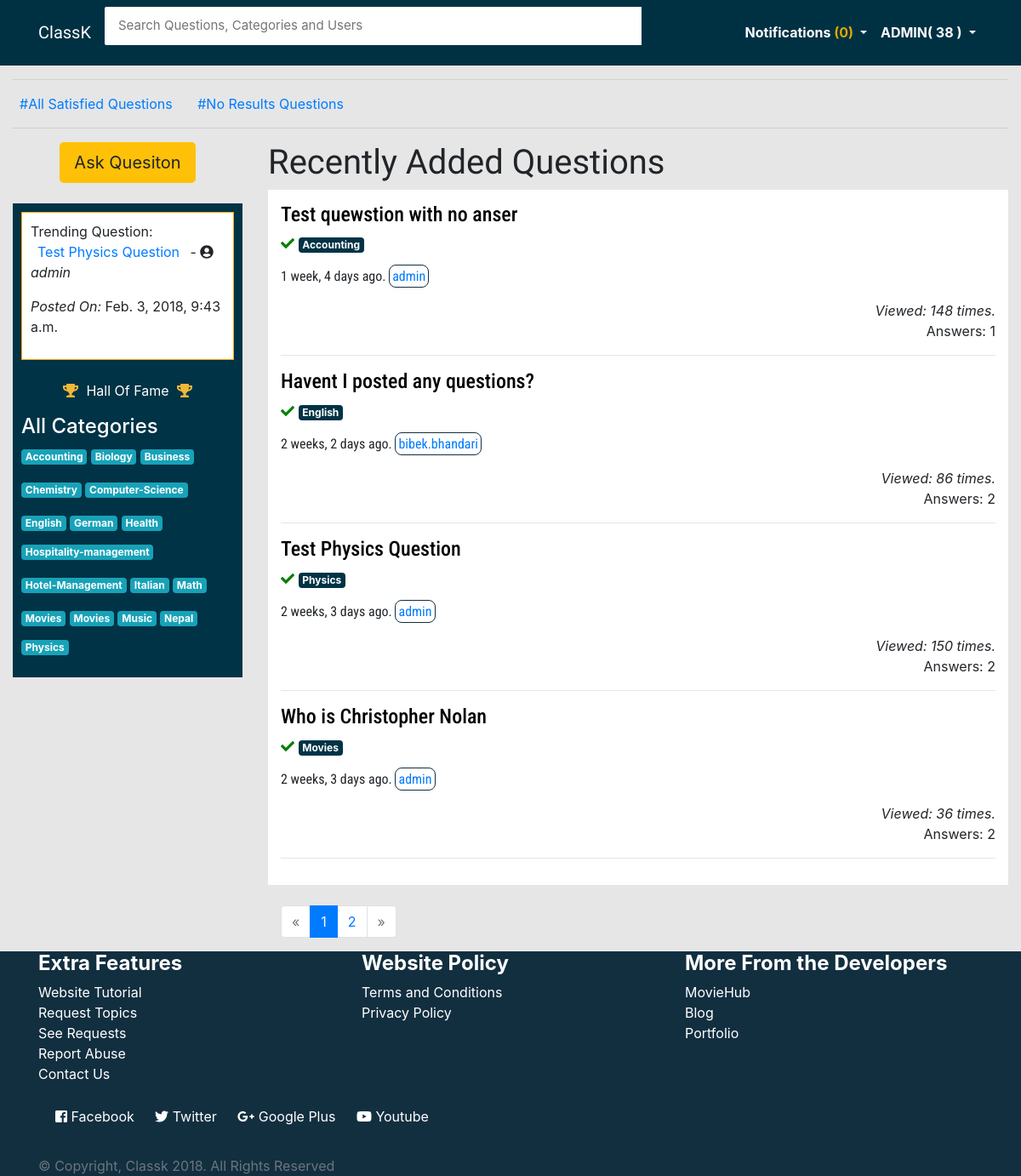
Before: / (signed in) with the older database file.
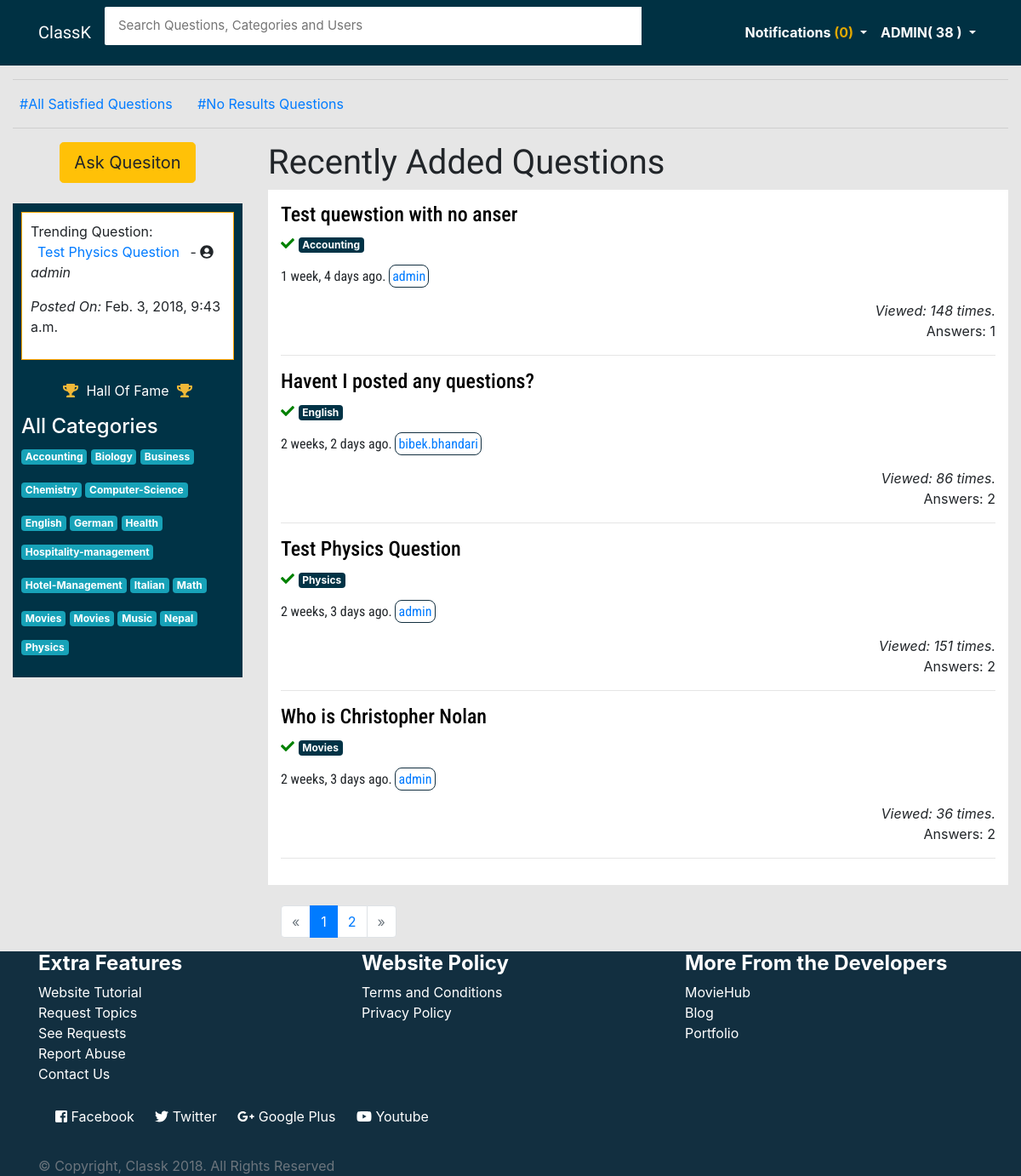
After: the same page with the newer database file.
### main/models.py (models this page shows, shortened)
class Question(models.Model):
    user = models.ForeignKey(User, on_delete=models.CASCADE)
    title = models.CharField(max_length=150, default='Short title of your problem')
    description = models.TextField(max_length=3000)
    slug = models.SlugField(max_length=140, unique=True)
    date = models.DateTimeField(null=True, default=timezone.now())
    category = models.ForeignKey(Category, null=True, default=None)
    satisfied = models.BooleanField(default=False)
    viewed = models.IntegerField(default=0)
    def __str__(self):
        return self.title

class Category(models.Model):
    category = models.CharField(max_length=50)
    def __str__(self):
        return self.category

### main/views.py (the view, shortened to what this page needs)
# urls.py: 2. Add a URL to urlpatterns:  url(r'^$', views.home, name='home')
def home(request):
    questions = Question.objects.all().order_by("-date")
    if request.user.is_authenticated():
        notifications = Notification.objects.filter(user=request.user, read=False)
        notif_counts = notifications.count()
        points = Profile.objects.get(user=request.user)
        score = points.points
    else:
        notifications = 'None'
        notif_counts = 0
        points = 'None'
        score = 0
    results = Question.objects.annotate(num_answers=Count('answer')).order_by("-date")
    categories = Category.objects.all().order_by('category')
    page = request.GET.get('page', 1)
    paginator = Paginator(results,4)
    try:
        results = paginator.page(page)
    except PageNotAnInteger:
        results = paginator.page(1)
    except EmptyPage:
        results = paginator.page(paginator.num_pages)
    trending_question = Question.objects.all()
    for t in trending_question:
        po = t.viewed
        trend_counter.append(po)
    new_trend = sorted(trend_counter)
    trend_index = new_trend[len(new_trend)-1]
    trend = Question.objects.get(viewed=trend_index)
    query= request.GET.get("q")
    context = {
        'questions': questions,
        'trend': trend,
        'results': results,
        'notifications':notifications,
        'notif_counts':notif_counts,
        'categories':categories,
        'score':score,
        'points':points,
    }
    return render(request, 'main/index.html', context)

### main/templates/main/index.html (shortened to what the changed rows need)
{% extends 'main/base.html' %} {% block title %} Ask Everything {% endblock %} {% block content %}
<div class="container-fluid">
    <div class="row">
        <div class="col-md-3 col-sm-12">
            {% if not user.is_authenticated %}
            <div class="text-center">
                <a href="{% url 'accounts:login' %}?next={% url 'main:ask-question' %}" class="btn btn-lg btn-info">Ask Question</a>
            </div>
            <br> {% else %}
            <br> {% endif %}
            <div id="qtns1">
                <div class="qtns2">
                    Trending Question:
                    <a href="{% url 'main:details' trend.slug %}" id="trend_links">
                        <p>{{ trend }}</a> -
                    <i class="fas fa-user-circle"></i>
                    <i>{{ trend.user }}</i>
                    <p>
                        <i>Posted On: </i>{{ trend.date}}</p>
                </div>
                <br>
            </div>
            <br>
        </div>
        <div class="col-md-9 col-sm-12">
            <h1 class="text-left" id="brand"> Recently Added Questions</h1>
            <div id="qtns">
                {% for q in results %}
                <a href="{% url 'main:details' q.slug %}" id="questions">
                    <h4 id="titleq">{{ q.title }}</h4>
                    {% if q.satisfied %}
                    <i data-toggle="tooltip" data-placement="top" title="Marked Satisfied by the owner of the question." class="fas fa-check"
                        style="color:green;"></i>
                    {% else %}
                    <i>No results yet</i>
                    {% endif %}
                </a>
                <a href="{% url 'main:filter' q.category %}">
                    <p class="badge" style="background:#003346; color:white;">{{ q.category }}</p>
                </a>
                <p id="titleq">{{ q.date |timesince }} ago.
                    <a href="{% url 'accounts:profile' q.user %}" id="questions-user-link">{{ q.user }}</a>
                </p>
                <div class="text-right">
                    <i>Viewed: {{ q.viewed }} times.</i>
                    <p>Answers: {{q.num_answers}}</p>
                </div>
                <hr> {% endfor %}
            </div>
            <br>
                        {% if results.has_other_pages %}
        </div>
    </div>
</div>
{% endif %} {% endblock %}

Changed rows visible on the page:
changed Question "Test Physics Question": viewed "150" → "151"
